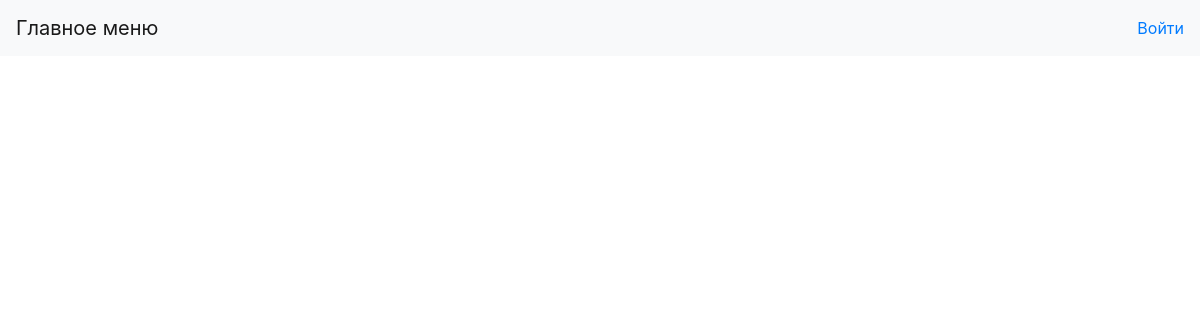
Before: /main_page with the older database file.
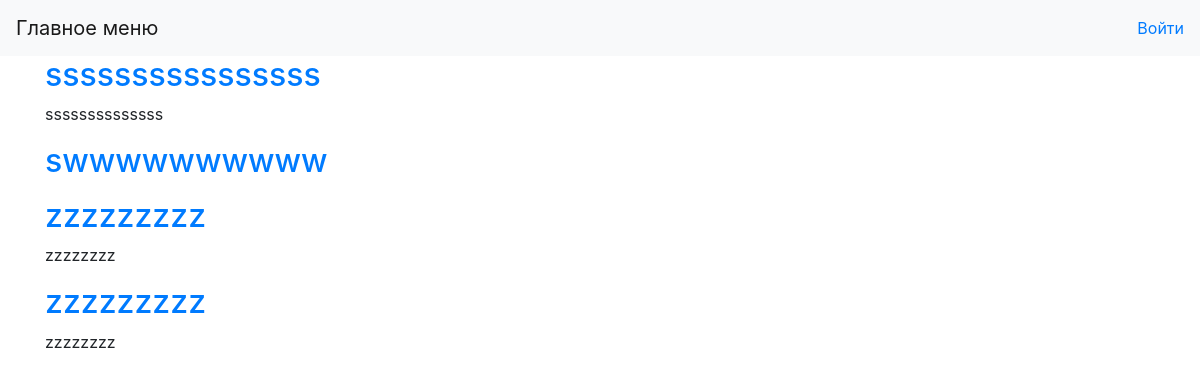
After: the same page with the newer database file.
### data/novels.py (models this page shows)
class Novel(SqlAlchemyBase):
    __tablename__ = 'novels'
    id = sqlalchemy.Column(sqlalchemy.Integer, primary_key=True, autoincrement=True)
    name = sqlalchemy.Column(sqlalchemy.String)
    description = sqlalchemy.Column(sqlalchemy.String)
    creation_date = sqlalchemy.Column(sqlalchemy.Date, default=datetime.date.today)
    archive_url = sqlalchemy.Column(sqlalchemy.String)
    user_id = sqlalchemy.Column(sqlalchemy.Integer, sqlalchemy.ForeignKey("users.id"))
    user = orm.relationship('User')
    age_limit_id = sqlalchemy.Column(sqlalchemy.Integer, sqlalchemy.ForeignKey("age_limits.id"))
    age_limit = orm.relationship('AgeLimit')
    novels_genres = orm.relationship('NovelGenre', back_populates='novel')

### main.py (the view, shortened to what this page needs)
@app.route('/')
@app.route('/main_page')
def main_page():
    db_sess = db_session.create_session()
    novels = db_sess.query(Novel)
    return render_template('main_page.html', title='Главная страница', novels=novels)

### data/db_session.py (called while the page is built)
def create_session() -> Session:
    global __factory
    return __factory()

### templates/main_page.html
{% extends "base.html" %}
{% block content %}
    {% for item in novels %}
    <div>
        <a href="/novel_profile/{{item.id}}"><h2>{{item.name}}</h2></a>
        <p>{{item.description}}</p>
    </div>
    {% endfor %}
{% endblock %}

Changed rows visible on the page:
added Novel: name "ssssssssssssssss", description "ssssssssssssss"
added Novel: name "swwwwwwwwww"
added Novel: name "zzzzzzzzz", description "zzzzzzzz"
added Novel: name "zzzzzzzzz", description "zzzzzzzz"
